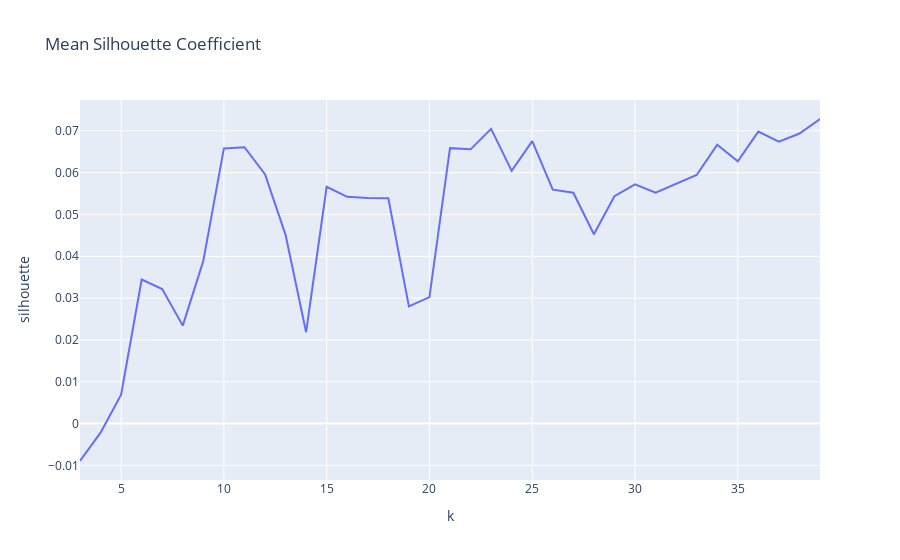

The cell this chart's notebook holds for it:
### Markdown cell above
We are hoping to find an elbow in this plot where the rate of decrease abruptly changes from rapid to gradual.  This would indicate diminishing returns on computation beyond a certain k value.  We don't see any sort of elbow.  We actually have a very smooth plot which may indicate that our clustering is not good.  Let's instead look at the mean silhouette coefficient.

### Code cell
fig = px.line(df,x='k',y='silhouette',title='Mean Silhouette Coefficient')
fig.show()

### Figure 1 — Plotly figure (JSON) as saved in the notebook; plotly's stock layout.template omitted (floating-point values rounded to 4 significant figures)
{"data": [{"hovertemplate": "k=%{x}<br>silhouette=%{y}<extra></extra>", "legendgroup": "", "line": {"color": "#636efa", "dash": "solid"}, "mode": "lines", "name": "", "orientation": "v", "showlegend": false, "type": "scatter", "x": [3, 4, 5, 6, 7, 8, 9, 10, 11, 12, 13, 14, 15, 16, 17, 18, 19, 20, 21, 22, 23, 24, 25, 26, 27, 28, 29, 30, 31, 32, 33, 34, 35, 36, 37, 38, 39], "xaxis": "x", "y": [-0.008942, -0.002164, 0.006907, 0.03445, 0.03215, 0.02343, 0.03894, 0.06579, 0.06608, 0.05964, 0.04512, 0.02185, 0.0566, 0.05422, 0.05396, 0.05387, 0.02803, 0.03026, 0.06586, 0.06557, 0.07047, 0.06042, 0.06755, 0.05594, 0.05519, 0.04527, 0.05436, 0.05719, 0.05519, 0.05723, 0.05943, 0.06669, 0.0627, 0.06981, 0.06743, 0.06935, 0.07282], "yaxis": "y"}], "layout": {"autosize": true, "legend": {"tracegroupgap": 0}, "title": {"text": "Mean Silhouette Coefficient"}, "xaxis": {"anchor": "y", "autorange": true, "domain": [0, 1], "range": [3, 39], "title": {"text": "k"}, "type": "linear"}, "yaxis": {"anchor": "x", "autorange": true, "domain": [0, 1], "range": [-0.01348, 0.07737], "title": {"text": "silhouette"}, "type": "linear"}}}
